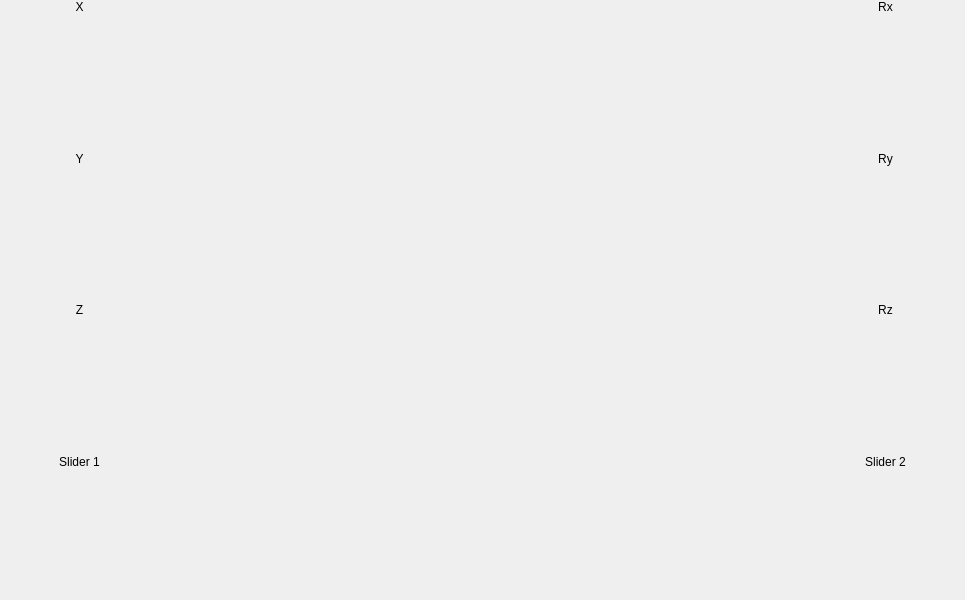
<?xml version="1.0" encoding="UTF-8"?>
<ui version="4.0">
 <class>AxesCurves</class>
 <widget class="QWidget" name="AxesCurves">
  <property name="geometry">
   <rect>
    <x>0</x>
    <y>0</y>
    <width>965</width>
    <height>600</height>
   </rect>
  </property>
  <property name="windowTitle">
   <string notr="true">Form</string>
  </property>
  <layout class="QGridLayout" name="layoutG_AxisCurve" rowstretch="0,1,0,1,0,1,0,1" columnstretch="1,4,1">
   <property name="leftMargin">
    <number>0</number>
   </property>
   <property name="topMargin">
    <number>0</number>
   </property>
   <property name="rightMargin">
    <number>0</number>
   </property>
   <property name="bottomMargin">
    <number>0</number>
   </property>
   <item row="0" column="0">
    <widget class="QLabel" name="label">
     <property name="text">
      <string>X</string>
     </property>
     <property name="alignment">
      <set>Qt::AlignCenter</set>
     </property>
    </widget>
   </item>
   <item row="0" column="2">
    <widget class="QLabel" name="label_5">
     <property name="text">
      <string>Rx</string>
     </property>
     <property name="alignment">
      <set>Qt::AlignCenter</set>
     </property>
    </widget>
   </item>
   <item row="1" column="0">
    <widget class="AxesCurvesButton" name="widget_CurveX" native="true"/>
   </item>
   <item row="1" column="2">
    <widget class="AxesCurvesButton" name="widget_CurveRx" native="true"/>
   </item>
   <item row="2" column="0">
    <widget class="QLabel" name="label_2">
     <property name="text">
      <string>Y</string>
     </property>
     <property name="alignment">
      <set>Qt::AlignCenter</set>
     </property>
    </widget>
   </item>
   <item row="2" column="2">
    <widget class="QLabel" name="label_6">
     <property name="text">
      <string>Ry</string>
     </property>
     <property name="alignment">
      <set>Qt::AlignCenter</set>
     </property>
    </widget>
   </item>
   <item row="3" column="0">
    <widget class="AxesCurvesButton" name="widget_CurveY" native="true"/>
   </item>
   <item row="3" column="2">
    <widget class="AxesCurvesButton" name="widget_CurveRy" native="true"/>
   </item>
   <item row="4" column="0">
    <widget class="QLabel" name="label_3">
     <property name="text">
      <string>Z</string>
     </property>
     <property name="alignment">
      <set>Qt::AlignCenter</set>
     </property>
    </widget>
   </item>
   <item row="4" column="2">
    <widget class="QLabel" name="label_7">
     <property name="text">
      <string>Rz</string>
     </property>
     <property name="alignment">
      <set>Qt::AlignCenter</set>
     </property>
    </widget>
   </item>
   <item row="5" column="0">
    <widget class="AxesCurvesButton" name="widget_CurveZ" native="true"/>
   </item>
   <item row="5" column="2">
    <widget class="AxesCurvesButton" name="widget_CurveRz" native="true"/>
   </item>
   <item row="6" column="0">
    <widget class="QLabel" name="label_4">
     <property name="text">
      <string>Slider 1</string>
     </property>
     <property name="alignment">
      <set>Qt::AlignCenter</set>
     </property>
    </widget>
   </item>
   <item row="6" column="2">
    <widget class="QLabel" name="label_8">
     <property name="text">
      <string>Slider 2</string>
     </property>
     <property name="alignment">
      <set>Qt::AlignCenter</set>
     </property>
    </widget>
   </item>
   <item row="7" column="0">
    <widget class="AxesCurvesButton" name="widget_CurveSlider1" native="true"/>
   </item>
   <item row="7" column="2">
    <widget class="AxesCurvesButton" name="widget_CurveSlider2" native="true"/>
   </item>
   <item row="0" column="1" rowspan="8">
    <widget class="AxesCurvesPlot" name="widget_AxesCurvesPlot" native="true"/>
   </item>
  </layout>
 </widget>
 <customwidgets>
  <customwidget>
   <class>AxesCurvesPlot</class>
   <extends>QWidget</extends>
   <header>axescurvesplot.h</header>
   <container>1</container>
  </customwidget>
  <customwidget>
   <class>AxesCurvesButton</class>
   <extends>QWidget</extends>
   <header>axescurvesbutton.h</header>
   <container>1</container>
  </customwidget>
 </customwidgets>
 <resources/>
 <connections/>
</ui>
